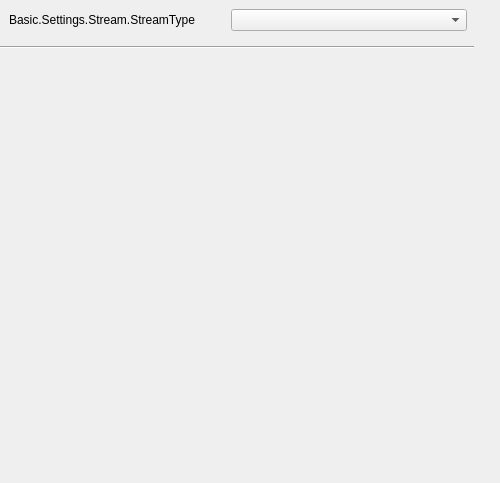
       <widget class="QWidget" name="streamPage">
        <layout class="QVBoxLayout" name="verticalLayout_5">
         <property name="leftMargin">
          <number>0</number>
         </property>
         <property name="topMargin">
          <number>0</number>
         </property>
         <property name="rightMargin">
          <number>0</number>
         </property>
         <property name="bottomMargin">
          <number>0</number>
         </property>
         <item>
          <widget class="QWidget" name="streamContainer" native="true">
           <property name="sizePolicy">
            <sizepolicy hsizetype="Preferred" vsizetype="Minimum">
             <horstretch>0</horstretch>
             <verstretch>0</verstretch>
            </sizepolicy>
           </property>
           <property name="minimumSize">
            <size>
             <width>500</width>
             <height>483</height>
            </size>
           </property>
           <property name="maximumSize">
            <size>
             <width>500</width>
             <height>483</height>
            </size>
           </property>
           <layout class="QVBoxLayout" name="verticalLayout_6">
            <property name="leftMargin">
             <number>0</number>
            </property>
            <property name="topMargin">
             <number>0</number>
            </property>
            <property name="rightMargin">
             <number>26</number>
            </property>
            <property name="bottomMargin">
             <number>0</number>
            </property>
            <item alignment="Qt::AlignTop">
             <widget class="QWidget" name="widget_5" native="true">
              <property name="sizePolicy">
               <sizepolicy hsizetype="Preferred" vsizetype="Maximum">
                <horstretch>0</horstretch>
                <verstretch>0</verstretch>
               </sizepolicy>
              </property>
              <layout class="QVBoxLayout" name="verticalLayout_7">
               <property name="leftMargin">
                <number>0</number>
               </property>
               <property name="topMargin">
                <number>0</number>
               </property>
               <property name="rightMargin">
                <number>0</number>
               </property>
               <property name="bottomMargin">
                <number>0</number>
               </property>
               <item>
                <widget class="QWidget" name="widget_6" native="true">
                 <layout class="QFormLayout" name="formLayout_8">
                  <property name="fieldGrowthPolicy">
                   <enum>QFormLayout::AllNonFixedFieldsGrow</enum>
                  </property>
                  <item row="0" column="0">
                   <widget class="QLabel" name="label_21">
                    <property name="minimumSize">
                     <size>
                      <width>216</width>
                      <height>0</height>
                     </size>
                    </property>
                    <property name="maximumSize">
                     <size>
                      <width>216</width>
                      <height>16777215</height>
                     </size>
                    </property>
                    <property name="text">
                     <string>Basic.Settings.Stream.StreamType</string>
                    </property>
                    <property name="alignment">
                     <set>Qt::AlignLeading|Qt::AlignLeft|Qt::AlignVCenter</set>
                    </property>
                    <property name="buddy">
                     <cstring>streamType</cstring>
                    </property>
                   </widget>
                  </item>
                  <item row="0" column="1">
                   <widget class="QComboBox" name="streamType">
                    <property name="minimumSize">
                     <size>
                      <width>236</width>
                      <height>0</height>
                     </size>
                    </property>
                    <property name="maximumSize">
                     <size>
                      <width>236</width>
                      <height>16777215</height>
                     </size>
                    </property>
                   </widget>
                  </item>
                 </layout>
                </widget>
               </item>
               <item>
                <widget class="Line" name="line">
                 <property name="orientation">
                  <enum>Qt::Horizontal</enum>
                 </property>
                </widget>
               </item>
              </layout>
             </widget>
            </item>
           </layout>
          </widget>
         </item>
        </layout>
       </widget>
